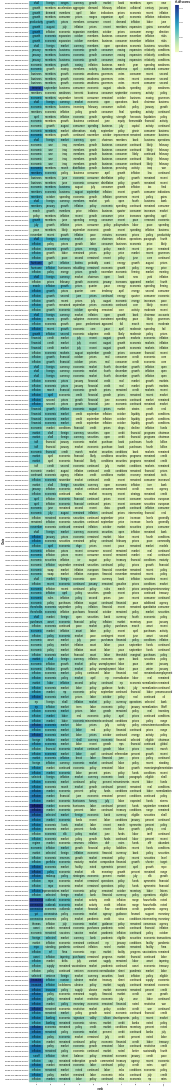

Notebook code cell kept with this figure:
### Markdown cell above
**For Minutes**

### Code cell
pd.options.display.max_rows = 600
# adding a little randomness to break ties in term ranking
top_tfidf_plusRand = top_minutes.copy()
top_tfidf_plusRand['tf-idf scores'] = top_tfidf_plusRand['tf-idf scores'] + np.random.rand(top_minutes.shape[0])*0.0001

# base for all visualizations, with rank calculation
base = alt.Chart(top_tfidf_plusRand).encode(
    x = 'rank:O',
    y = 'Date:N'
).transform_window(
    rank = "rank()",
    sort = [alt.SortField("tf-idf scores", order="descending")],
    groupby = ["Date"],
)

# heatmap specification, the color follows the number of tfidf
heatmap = base.mark_rect().encode(
    color = 'tf-idf scores:Q'
)


# text labels, white for darker heatmap colors
text = base.mark_text(baseline='middle').encode(
    text = 'vocab:N',
    color = alt.condition(alt.datum.tfidf >= 0.23, alt.value('white'), alt.value('black'))
)

# display the three superimposed visualizations
(heatmap + text).properties(width=600)

### Figure 1 — Vega-Lite specification as saved in the notebook (floating-point values rounded to 4 significant figures; data arrays with more than 128 entries replaced by an {"elided": "..."} marker saying what was removed)
{"config": {"view": {"continuousWidth": 300, "continuousHeight": 300}}, "layer": [{"mark": {"type": "rect"}, "encoding": {"color": {"field": "tf-idf scores", "type": "quantitative"}, "x": {"field": "rank", "type": "ordinal"}, "y": {"field": "Date", "type": "nominal"}}, "transform": [{"window": [{"op": "rank", "field": "", "as": "rank"}], "groupby": ["Date"], "sort": [{"field": "tf-idf scores", "order": "descending"}]}]}, {"mark": {"type": "text", "baseline": "middle"}, "encoding": {"color": {"condition": {"test": "(datum.tfidf >= 0.23)", "value": "white"}, "value": "black"}, "text": {"field": "vocab", "type": "nominal"}, "x": {"field": "rank", "type": "ordinal"}, "y": {"field": "Date", "type": "nominal"}}, "transform": [{"window": [{"op": "rank", "field": "", "as": "rank"}], "groupby": ["Date"], "sort": [{"field": "tf-idf scores", "order": "descending"}]}]}], "data": {"name": "data-a8d895f5a628c1b31bcc499a940b1b6f"}, "width": 600, "$schema": "https://vega.github.io/schema/vega-lite/v5.20.1.json", "datasets": {"data-a8d895f5a628c1b31bcc499a940b1b6f": {"elided": "2290 records"}}}
